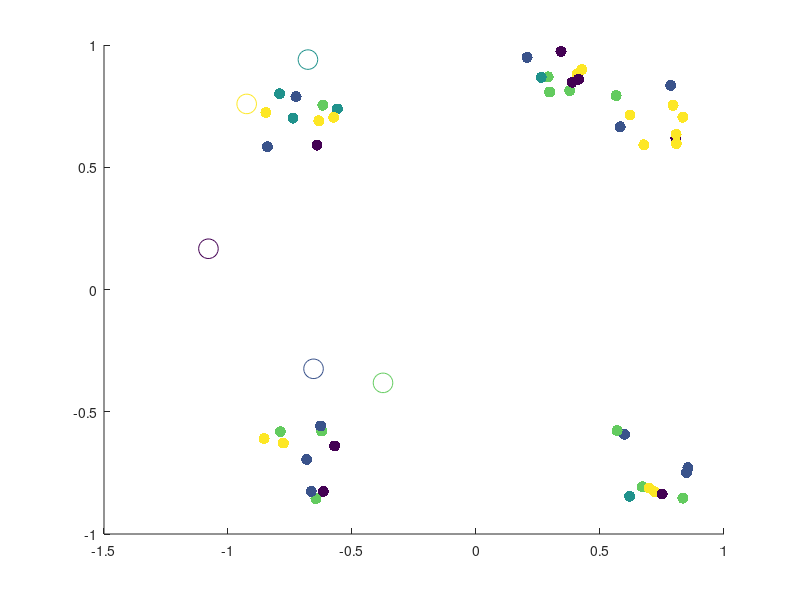

This figure's MATLAB source: (Note: this script raises an error after producing the figure.)
%% Random Initalization
% yeet
% Topic I.6 - Alternating Minimization Scheme Algorithm for k-Means Clustering*
% 
% Clear the workspace and close all figure windows

close all; clear all;

load Q1data.mat; 

[n,m]= size(XData); 

% Set the number of clusters (k)
k=5;

% Assign each data vector, randomly to one of the k clusters
IndexSet = randi(k,n,1);

% Plot the data
scatter(XData(:,1),XData(:,2),64,IndexSet,'filled');
hold on

% Create data structures to store the weight vectors for cluster (c), and the 
% weight vectors from the previous iteration (cPrev)
c = zeros(k,m);
cPrev = zeros(k,m);

% Randomly initialize the weight vectors so that each component is sampled from 
% the interval [-1,1]
c = -1.2 + 2.4*rand(k,m);

% Plot the initial weight vectors
scatter(c(:,1),c(:,2),200,linspace(1,k,k))
hold off
pause



%% K++ initalization 

close all; clear all; clc;
% for funsies attempt at k++ initalization 

% 100 2-dimensional points, each points is a vector! 
%hopefully this is like quakes data
load Q1data.mat


%number of clusters; 
k =4; 

[n,m]=size(XData);



[c,IndexSet]= KPlusPlusInit(XData,k);




% Plot the data
scatter(XData(:,1),XData(:,2),64,IndexSet,'filled');
hold on
scatter(c(:,1),c(:,2),200,linspace(1,k,k))
hold off

%% The Alternating Minimization Scheme
doneFlag=0;

% Keep alternating updates to weight vectors and cluster assignments until weight 
% vectors no longer change their locations

while (~doneFlag)

    % Update the weight vectors in each cluster via the centroid formula
    for i=1:k 

        % Find the indices for all data vectors currently in cluster i
        ClusterIndices = find(IndexSet==i);

        % Find the number of data vectors currently in cluster i
        NumVecsInCluster = size(ClusterIndices,1);

        % Create a data structure to store weight vector for the current
        % cluster
        c(i,:)=0; 

        % Update cluster vector using the centroid formula
        for j=1:NumVecsInCluster
            for l=1:m
                c(i,l) = c(i,l) + XData(ClusterIndices(j,1),l)/NumVecsInCluster;
            end
        end

    end

    % Plot the updated weight vectors for each cluster
    scatter(XData(:,1),XData(:,2),64,IndexSet,'filled')
    hold on
    scatter(c(:,1),c(:,2),200,linspace(1,k,k))
    %pause
    
    % Now reassign all data vectors to the closest weight vector (cluster)

    % Create a data structure to store closest weight vector for each data
    % point
    closestCluster=zeros(n,1);

    % Reassign each data vector to the new, closest cluster
    for d=1:n

        % Store the coordinates of the current data vector
        xD = XData(d,:);

        % Set the minimum distance tracker to be a very large number
        sqDistMin=1e16;

        % Find the closest weight vector (cluster) to the current data
        % vector
        for i=1:k
            sqDist = norm(c(i,:)-xD,2);

            % If the distance is less than the current min, assign the
            % current data vector to this cluster
            if sqDist<sqDistMin
                closestCluster(d)=i;
                sqDistMin=sqDist;
            end

        end
    end

    % Update the assignments of the data vectors to their new clusters
    IndexSet = closestCluster;
    
    % Plot the data and the updated weight vectors
    hold off
    scatter(XData(:,1),XData(:,2),64,IndexSet,'filled')
    hold on
    scatter(c(:,1),c(:,2),200,linspace(1,k,k))
    hold off
    %pause
    
    % Terminate the alternating scheme if the weight vectors are unaltered
    % relative to the previous iteration
    if c==cPrev
        doneFlag=1;
    else
        cPrev=c;
    end
end


%% Calculation of Overall Coherence

% computes overall coherence AFTER K-Means! 
OvCo=oaco(XData,IndexSet,c)



%% 10 initalizations

close all; clear all; clc;



% 50  2-dimensional points, each points is a vector! 
%hopefully this is like quakes data
load Q1data.mat



rng(33)

% initalization :) heh
OvCO_forkPP = zeros(1,10);
OvCO_forRand = zeros(1,10); 
% number of clusters


k=5; 


% random initalization;

for realz = 1:10
    [n,m]= size(XData);
    IndexSeti = randi(k,n,1);
    ci = -1.2 + 2.4*rand(k,m);
    
    % scatter(XData(:,1),XData(:,2),64,IndexSeti,'filled')
    %     hold on
    %     scatter(ci(:,1),ci(:,2),200,linspace(1,k,k))
    %     hold off
    %     pause 
    %     
    
    % this runs the k-means algorithim
    [IndexSetf,cf]= kmeans493(XData,k,IndexSeti,ci);
    OvCo=oaco(XData,IndexSetf,cf);
    OvCO_forRand(:,realz) = OvCo ; % this creates a vector of the overall coherence
    
    %   scatter(XData(:,1),XData(:,2),64,IndexSetf,'filled')
    %     hold on
    %     scatter(cf(:,1),cf(:,2),200,linspace(1,k,k))
    %     hold off


end 


%k++ initalization 
for realz = 1:10  

    [ci,IndexSeti]=KPlusPlusInit(XData,k);
    
    %  scatter(XData(:,1),XData(:,2),64,IndexSeti,'filled')
    %     hold on
    %     scatter(ci(:,1),ci(:,2),200,linspace(1,k,k))
    %     hold off
    %     pause 
        
        %runs k means
   
    %uses a random     scheme for intial index
    %[IndexSetf,cf]= kmeans493(XData,k,randi(k,size(XData,1),1),ci);    
    [IndexSetf,cf]= kmeans493(XData,k,IndexSeti,ci);
    
    OvCo=oaco(XData,IndexSetf,cf);
    OvCO_forkPP(:,realz) = OvCo ; 
    
    %   scatter(XData(:,1),XData(:,2),64,IndexSetf,'filled')
    %     hold on
    %     scatter(cf(:,1),cf(:,2),200,linspace(1,k,k))
    %     hold off
end 




mean(OvCO_forkPP)
mean(OvCO_forRand)



%% Elbow Method

clc; clear all; close all; 

load Q1data.mat

suck =8; 
initalz =5; 

% rows is number of initlizations we use, coloumns is values of k 
% for each initilization scheme
mat2PlotKPP = zeros(initalz,suck); 
mat2PlotRand =zeros(initalz,suck); 

for k=1:suck
   
    
    for realz = 1:initalz

    [ci,IndexSeti]=KPlusPlusInit(XData,k);
        
        %runs k means
        
    [IndexSetf,cf]= kmeans493(XData,k,IndexSeti,ci);
    
    OvCo=oaco(XData,IndexSetf,cf);
    mat2PlotKPP(realz,k) = OvCo; 
    end 
    
    
    
     for realz = 1:initalz

    [n,m]= size(XData);
    IndexSeti = randi(k,n,1);
    ci = -1.2 + 2.4*rand(k,m);
        
        %runs k means
        
    [IndexSetf,cf]= kmeans493(XData,k,IndexSeti,ci);
    
    OvCo=oaco(XData,IndexSetf,cf);
    mat2PlotRand(realz,k) = OvCo; 
     end 
    
    
    
end 



subplot(1,2,1)
for iter = 1:5
    plot(1:suck, mat2PlotKPP(iter,:),'LineWidth',1.5,'Marker',"*",'LineStyle','--')
    hold on;
    title('Elbow Plot for K++ Initalization')
    xlabel('Number of Clusters (k)')
    ylabel('Overall Coherence y')
    %rectangle('Position',[4-1 7-1 1 1],'Curvature',[.5 .5]) 
    %legend('Realiz 1','Realiz 4','Realiz 3','Realiz 4','Realiz 5')
    grid on;
end 



hold on; 

subplot(1,2,2)
for iter = 1:5
    plot(1:suck, mat2PlotRand(iter,:),'LineWidth',1.5,'Marker',"*",'LineStyle','--')
     hold on;
    title('Elbow Plot for Random Initalization')
    xlabel('Number of Clusters (k)')
    ylabel('Overall Coherence y')
    legend('Realiz 1','Realiz 4','Realiz 3','Realiz 4','Realiz 5')
    grid on;
end 




%% MNIST PART 3


% somehow need to get data 

[XDataM ,labels]= DatHaider(100);

for suck3= 3:10
    [c,IndexSeti]=KPlusPlusInit(XDataM,suck3,42);
    [IndexSetf, cf] = kmeans493(XDataM,suck3,IndexSeti,c)
    
end 
